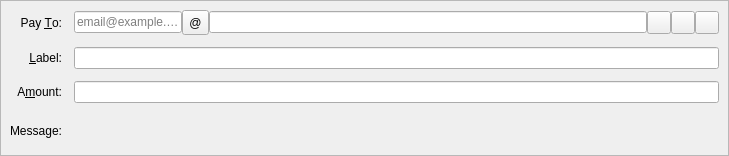
<?xml version="1.0" encoding="UTF-8"?>
<ui version="4.0">
 <class>SendCoinsEntry</class>
 <widget class="QStackedWidget" name="SendCoinsEntry">
  <property name="geometry">
   <rect>
    <x>0</x>
    <y>0</y>
    <width>729</width>
    <height>156</height>
   </rect>
  </property>
  <property name="focusPolicy">
   <enum>Qt::TabFocus</enum>
  </property>
  <property name="autoFillBackground">
   <bool>false</bool>
  </property>
  <widget class="QFrame" name="SendCoins">
   <property name="toolTip">
    <string>This is a normal payment.</string>
   </property>
   <property name="frameShape">
    <enum>QFrame::StyledPanel</enum>
   </property>
   <property name="frameShadow">
    <enum>QFrame::Sunken</enum>
   </property>
   <layout class="QGridLayout" name="gridLayout">
    <property name="spacing">
     <number>12</number>
    </property>
    <item row="0" column="0">
     <widget class="QLabel" name="payToLabel">
      <property name="text">
       <string>Pay &amp;To:</string>
      </property>
      <property name="alignment">
       <set>Qt::AlignRight|Qt::AlignTrailing|Qt::AlignVCenter</set>
      </property>
      <property name="buddy">
       <cstring>payTo</cstring>
      </property>
     </widget>
    </item>
    <item row="0" column="1">
     <layout class="QHBoxLayout" name="payToLayout">
      <property name="spacing">
       <number>0</number>
      </property>
      <item>
       <widget class="QLineEdit" name="emailedit">
        <property name="sizePolicy">
         <sizepolicy hsizetype="Fixed" vsizetype="Fixed">
          <horstretch>0</horstretch>
          <verstretch>0</verstretch>
         </sizepolicy>
        </property>
        <property name="placeholderText">
         <string>email@example.com</string>
        </property>
       </widget>
      </item>
      <item>
       <widget class="QToolButton" name="emailbtn">
        <property name="sizePolicy">
         <sizepolicy hsizetype="Fixed" vsizetype="Fixed">
          <horstretch>0</horstretch>
          <verstretch>0</verstretch>
         </sizepolicy>
        </property>
        <property name="minimumSize">
         <size>
          <width>25</width>
          <height>25</height>
         </size>
        </property>
        <property name="text">
         <string>@</string>
        </property>
        <property name="iconSize">
         <size>
          <width>25</width>
          <height>25</height>
         </size>
        </property>
       </widget>
      </item>
      <item>
       <widget class="QValidatedLineEdit" name="payTo">
        <property name="toolTip">
         <string>The Anker address to send the payment to</string>
        </property>
       </widget>
      </item>
      <item>
       <widget class="QToolButton" name="addressBookButton">
        <property name="toolTip">
         <string>Choose previously used address</string>
        </property>
        <property name="text">
         <string/>
        </property>
        <property name="icon">
         <iconset resource="../anker.qrc">
          <normaloff>:/icons/address-book</normaloff>:/icons/address-book</iconset>
        </property>
        <property name="shortcut">
         <string>Alt+A</string>
        </property>
       </widget>
      </item>
      <item>
       <widget class="QToolButton" name="pasteButton">
        <property name="toolTip">
         <string>Paste address from clipboard</string>
        </property>
        <property name="text">
         <string/>
        </property>
        <property name="icon">
         <iconset resource="../anker.qrc">
          <normaloff>:/icons/editpaste</normaloff>:/icons/editpaste</iconset>
        </property>
        <property name="shortcut">
         <string>Alt+P</string>
        </property>
       </widget>
      </item>
      <item>
       <widget class="QToolButton" name="deleteButton">
        <property name="toolTip">
         <string>Remove this entry</string>
        </property>
        <property name="text">
         <string/>
        </property>
        <property name="icon">
         <iconset resource="../anker.qrc">
          <normaloff>:/icons/remove</normaloff>:/icons/remove</iconset>
        </property>
       </widget>
      </item>
     </layout>
    </item>
    <item row="1" column="0">
     <widget class="QLabel" name="labelLabel">
      <property name="text">
       <string>&amp;Label:</string>
      </property>
      <property name="alignment">
       <set>Qt::AlignRight|Qt::AlignTrailing|Qt::AlignVCenter</set>
      </property>
      <property name="buddy">
       <cstring>addAsLabel</cstring>
      </property>
     </widget>
    </item>
    <item row="1" column="1">
     <widget class="QLineEdit" name="addAsLabel">
      <property name="toolTip">
       <string>Enter a label for this address to add it to the list of used addresses</string>
      </property>
     </widget>
    </item>
    <item row="2" column="0">
     <widget class="QLabel" name="amountLabel">
      <property name="text">
       <string>A&amp;mount:</string>
      </property>
      <property name="alignment">
       <set>Qt::AlignRight|Qt::AlignTrailing|Qt::AlignVCenter</set>
      </property>
      <property name="buddy">
       <cstring>payAmount</cstring>
      </property>
     </widget>
    </item>
    <item row="2" column="1">
     <widget class="BitcoinAmountField" name="payAmount"/>
    </item>
    <item row="3" column="0">
     <widget class="QLabel" name="messageLabel">
      <property name="text">
       <string>Message:</string>
      </property>
      <property name="alignment">
       <set>Qt::AlignRight|Qt::AlignTrailing|Qt::AlignVCenter</set>
      </property>
     </widget>
    </item>
    <item row="3" column="1">
     <widget class="QLabel" name="messageTextLabel">
      <property name="toolTip">
       <string>A message that was attached to the Anker: URI which will be stored with the transaction for your reference. Note: This message will not be sent over the Anker network.</string>
      </property>
      <property name="textFormat">
       <enum>Qt::PlainText</enum>
      </property>
     </widget>
    </item>
   </layout>
  </widget>
  <widget class="QFrame" name="SendCoins_InsecurePaymentRequest">
   <property name="palette">
    <palette>
     <active>
      <colorrole role="WindowText">
       <brush brushstyle="SolidPattern">
        <color alpha="255">
         <red>0</red>
         <green>0</green>
         <blue>0</blue>
        </color>
       </brush>
      </colorrole>
      <colorrole role="Button">
       <brush brushstyle="SolidPattern">
        <color alpha="255">
         <red>255</red>
         <green>255</green>
         <blue>127</blue>
        </color>
       </brush>
      </colorrole>
      <colorrole role="Light">
       <brush brushstyle="SolidPattern">
        <color alpha="255">
         <red>255</red>
         <green>255</green>
         <blue>255</blue>
        </color>
       </brush>
      </colorrole>
      <colorrole role="Midlight">
       <brush brushstyle="SolidPattern">
        <color alpha="255">
         <red>255</red>
         <green>255</green>
         <blue>191</blue>
        </color>
       </brush>
      </colorrole>
      <colorrole role="Dark">
       <brush brushstyle="SolidPattern">
        <color alpha="255">
         <red>127</red>
         <green>127</green>
         <blue>63</blue>
        </color>
       </brush>
      </colorrole>
      <colorrole role="Mid">
       <brush brushstyle="SolidPattern">
        <color alpha="255">
         <red>170</red>
         <green>170</green>
         <blue>84</blue>
        </color>
       </brush>
      </colorrole>
      <colorrole role="Text">
       <brush brushstyle="SolidPattern">
        <color alpha="255">
         <red>0</red>
         <green>0</green>
         <blue>0</blue>
        </color>
       </brush>
      </colorrole>
      <colorrole role="BrightText">
       <brush brushstyle="SolidPattern">
        <color alpha="255">
         <red>255</red>
         <green>255</green>
         <blue>255</blue>
        </color>
       </brush>
      </colorrole>
      <colorrole role="ButtonText">
       <brush brushstyle="SolidPattern">
        <color alpha="255">
         <red>0</red>
         <green>0</green>
         <blue>0</blue>
        </color>
       </brush>
      </colorrole>
      <colorrole role="Base">
       <brush brushstyle="SolidPattern">
        <color alpha="255">
         <red>255</red>
         <green>255</green>
         <blue>255</blue>
        </color>
       </brush>
      </colorrole>
      <colorrole role="Window">
       <brush brushstyle="SolidPattern">
        <color alpha="255">
         <red>255</red>
         <green>255</green>
         <blue>127</blue>
        </color>
       </brush>
      </colorrole>
      <colorrole role="Shadow">
       <brush brushstyle="SolidPattern">
        <color alpha="255">
         <red>0</red>
         <green>0</green>
         <blue>0</blue>
        </color>
       </brush>
      </colorrole>
      <colorrole role="AlternateBase">
       <brush brushstyle="SolidPattern">
        <color alpha="255">
         <red>255</red>
         <green>255</green>
         <blue>191</blue>
        </color>
       </brush>
      </colorrole>
      <colorrole role="ToolTipBase">
       <brush brushstyle="SolidPattern">
        <color alpha="255">
         <red>255</red>
         <green>255</green>
         <blue>220</blue>
        </color>
       </brush>
      </colorrole>
      <colorrole role="ToolTipText">
       <brush brushstyle="SolidPattern">
        <color alpha="255">
         <red>0</red>
         <green>0</green>
         <blue>0</blue>
        </color>
       </brush>
      </colorrole>
     </active>
     <inactive>
      <colorrole role="WindowText">
       <brush brushstyle="SolidPattern">
        <color alpha="255">
         <red>0</red>
         <green>0</green>
         <blue>0</blue>
        </color>
       </brush>
      </colorrole>
      <colorrole role="Button">
       <brush brushstyle="SolidPattern">
        <color alpha="255">
         <red>255</red>
         <green>255</green>
         <blue>127</blue>
        </color>
       </brush>
      </colorrole>
      <colorrole role="Light">
       <brush brushstyle="SolidPattern">
        <color alpha="255">
         <red>255</red>
         <green>255</green>
         <blue>255</blue>
        </color>
       </brush>
      </colorrole>
      <colorrole role="Midlight">
       <brush brushstyle="SolidPattern">
        <color alpha="255">
         <red>255</red>
         <green>255</green>
         <blue>191</blue>
        </color>
       </brush>
      </colorrole>
      <colorrole role="Dark">
       <brush brushstyle="SolidPattern">
        <color alpha="255">
         <red>127</red>
         <green>127</green>
         <blue>63</blue>
        </color>
       </brush>
      </colorrole>
      <colorrole role="Mid">
       <brush brushstyle="SolidPattern">
        <color alpha="255">
         <red>170</red>
         <green>170</green>
         <blue>84</blue>
        </color>
       </brush>
      </colorrole>
      <colorrole role="Text">
       <brush brushstyle="SolidPattern">
        <color alpha="255">
         <red>0</red>
         <green>0</green>
         <blue>0</blue>
        </color>
       </brush>
      </colorrole>
      <colorrole role="BrightText">
       <brush brushstyle="SolidPattern">
        <color alpha="255">
         <red>255</red>
         <green>255</green>
         <blue>255</blue>
        </color>
       </brush>
      </colorrole>
      <colorrole role="ButtonText">
       <brush brushstyle="SolidPattern">
        <color alpha="255">
         <red>0</red>
         <green>0</green>
         <blue>0</blue>
        </color>
       </brush>
      </colorrole>
      <colorrole role="Base">
       <brush brushstyle="SolidPattern">
        <color alpha="255">
         <red>255</red>
         <green>255</green>
         <blue>255</blue>
        </color>
       </brush>
      </colorrole>
      <colorrole role="Window">
       <brush brushstyle="SolidPattern">
        <color alpha="255">
         <red>255</red>
         <green>255</green>
         <blue>127</blue>
        </color>
       </brush>
      </colorrole>
      <colorrole role="Shadow">
       <brush brushstyle="SolidPattern">
        <color alpha="255">
         <red>0</red>
         <green>0</green>
         <blue>0</blue>
        </color>
       </brush>
      </colorrole>
      <colorrole role="AlternateBase">
       <brush brushstyle="SolidPattern">
        <color alpha="255">
         <red>255</red>
         <green>255</green>
         <blue>191</blue>
        </color>
       </brush>
      </colorrole>
      <colorrole role="ToolTipBase">
       <brush brushstyle="SolidPattern">
        <color alpha="255">
         <red>255</red>
         <green>255</green>
         <blue>220</blue>
        </color>
       </brush>
      </colorrole>
      <colorrole role="ToolTipText">
       <brush brushstyle="SolidPattern">
        <color alpha="255">
         <red>0</red>
         <green>0</green>
         <blue>0</blue>
        </color>
       </brush>
      </colorrole>
     </inactive>
     <disabled>
      <colorrole role="WindowText">
       <brush brushstyle="SolidPattern">
        <color alpha="255">
         <red>127</red>
         <green>127</green>
         <blue>63</blue>
        </color>
       </brush>
      </colorrole>
      <colorrole role="Button">
       <brush brushstyle="SolidPattern">
        <color alpha="255">
         <red>255</red>
         <green>255</green>
         <blue>127</blue>
        </color>
       </brush>
      </colorrole>
      <colorrole role="Light">
       <brush brushstyle="SolidPattern">
        <color alpha="255">
         <red>255</red>
         <green>255</green>
         <blue>255</blue>
        </color>
       </brush>
      </colorrole>
      <colorrole role="Midlight">
       <brush brushstyle="SolidPattern">
        <color alpha="255">
         <red>255</red>
         <green>255</green>
         <blue>191</blue>
        </color>
       </brush>
      </colorrole>
      <colorrole role="Dark">
       <brush brushstyle="SolidPattern">
        <color alpha="255">
         <red>127</red>
         <green>127</green>
         <blue>63</blue>
        </color>
       </brush>
      </colorrole>
      <colorrole role="Mid">
       <brush brushstyle="SolidPattern">
        <color alpha="255">
         <red>170</red>
         <green>170</green>
         <blue>84</blue>
        </color>
       </brush>
      </colorrole>
      <colorrole role="Text">
       <brush brushstyle="SolidPattern">
        <color alpha="255">
         <red>127</red>
         <green>127</green>
         <blue>63</blue>
        </color>
       </brush>
      </colorrole>
      <colorrole role="BrightText">
       <brush brushstyle="SolidPattern">
        <color alpha="255">
         <red>255</red>
         <green>255</green>
         <blue>255</blue>
        </color>
       </brush>
      </colorrole>
      <colorrole role="ButtonText">
       <brush brushstyle="SolidPattern">
        <color alpha="255">
         <red>127</red>
         <green>127</green>
         <blue>63</blue>
        </color>
       </brush>
      </colorrole>
      <colorrole role="Base">
       <brush brushstyle="SolidPattern">
        <color alpha="255">
         <red>255</red>
         <green>255</green>
         <blue>127</blue>
        </color>
       </brush>
      </colorrole>
      <colorrole role="Window">
       <brush brushstyle="SolidPattern">
        <color alpha="255">
         <red>255</red>
         <green>255</green>
         <blue>127</blue>
        </color>
       </brush>
      </colorrole>
      <colorrole role="Shadow">
       <brush brushstyle="SolidPattern">
        <color alpha="255">
         <red>0</red>
         <green>0</green>
         <blue>0</blue>
        </color>
       </brush>
      </colorrole>
      <colorrole role="AlternateBase">
       <brush brushstyle="SolidPattern">
        <color alpha="255">
         <red>255</red>
         <green>255</green>
         <blue>127</blue>
        </color>
       </brush>
      </colorrole>
      <colorrole role="ToolTipBase">
       <brush brushstyle="SolidPattern">
        <color alpha="255">
         <red>255</red>
         <green>255</green>
         <blue>220</blue>
        </color>
       </brush>
      </colorrole>
      <colorrole role="ToolTipText">
       <brush brushstyle="SolidPattern">
        <color alpha="255">
         <red>0</red>
         <green>0</green>
         <blue>0</blue>
        </color>
       </brush>
      </colorrole>
     </disabled>
    </palette>
   </property>
   <property name="toolTip">
    <string>This is an unverified payment request.</string>
   </property>
   <property name="autoFillBackground">
    <bool>true</bool>
   </property>
   <property name="frameShape">
    <enum>QFrame::StyledPanel</enum>
   </property>
   <property name="frameShadow">
    <enum>QFrame::Sunken</enum>
   </property>
   <layout class="QGridLayout" name="gridLayout_is">
    <property name="spacing">
     <number>12</number>
    </property>
    <item row="0" column="0">
     <widget class="QLabel" name="payToLabel_is">
      <property name="text">
       <string>Pay To:</string>
      </property>
      <property name="alignment">
       <set>Qt::AlignRight|Qt::AlignTrailing|Qt::AlignVCenter</set>
      </property>
     </widget>
    </item>
    <item row="0" column="1">
     <layout class="QHBoxLayout" name="payToLayout_is">
      <property name="spacing">
       <number>0</number>
      </property>
      <item>
       <widget class="QLabel" name="payTo_is"/>
      </item>
      <item>
       <widget class="QToolButton" name="deleteButton_is">
        <property name="toolTip">
         <string>Remove this entry</string>
        </property>
        <property name="text">
         <string/>
        </property>
        <property name="icon">
         <iconset resource="../anker.qrc">
          <normaloff>:/icons/remove</normaloff>:/icons/remove</iconset>
        </property>
       </widget>
      </item>
     </layout>
    </item>
    <item row="1" column="0">
     <widget class="QLabel" name="memoLabel_is">
      <property name="text">
       <string>Memo:</string>
      </property>
      <property name="alignment">
       <set>Qt::AlignRight|Qt::AlignTrailing|Qt::AlignVCenter</set>
      </property>
     </widget>
    </item>
    <item row="1" column="1">
     <widget class="QLabel" name="memoTextLabel_is">
      <property name="textFormat">
       <enum>Qt::PlainText</enum>
      </property>
     </widget>
    </item>
    <item row="2" column="0">
     <widget class="QLabel" name="amountLabel_is">
      <property name="text">
       <string>A&amp;mount:</string>
      </property>
      <property name="alignment">
       <set>Qt::AlignRight|Qt::AlignTrailing|Qt::AlignVCenter</set>
      </property>
      <property name="buddy">
       <cstring>payAmount_is</cstring>
      </property>
     </widget>
    </item>
    <item row="2" column="1">
     <widget class="BitcoinAmountField" name="payAmount_is">
      <property name="acceptDrops">
       <bool>false</bool>
      </property>
     </widget>
    </item>
   </layout>
  </widget>
  <widget class="QFrame" name="SendCoins_SecurePaymentRequest">
   <property name="palette">
    <palette>
     <active>
      <colorrole role="WindowText">
       <brush brushstyle="SolidPattern">
        <color alpha="255">
         <red>0</red>
         <green>0</green>
         <blue>0</blue>
        </color>
       </brush>
      </colorrole>
      <colorrole role="Button">
       <brush brushstyle="SolidPattern">
        <color alpha="255">
         <red>140</red>
         <green>232</green>
         <blue>119</blue>
        </color>
       </brush>
      </colorrole>
      <colorrole role="Light">
       <brush brushstyle="SolidPattern">
        <color alpha="255">
         <red>230</red>
         <green>255</green>
         <blue>224</blue>
        </color>
       </brush>
      </colorrole>
      <colorrole role="Midlight">
       <brush brushstyle="SolidPattern">
        <color alpha="255">
         <red>185</red>
         <green>243</green>
         <blue>171</blue>
        </color>
       </brush>
      </colorrole>
      <colorrole role="Dark">
       <brush brushstyle="SolidPattern">
        <color alpha="255">
         <red>70</red>
         <green>116</green>
         <blue>59</blue>
        </color>
       </brush>
      </colorrole>
      <colorrole role="Mid">
       <brush brushstyle="SolidPattern">
        <color alpha="255">
         <red>93</red>
         <green>155</green>
         <blue>79</blue>
        </color>
       </brush>
      </colorrole>
      <colorrole role="Text">
       <brush brushstyle="SolidPattern">
        <color alpha="255">
         <red>0</red>
         <green>0</green>
         <blue>0</blue>
        </color>
       </brush>
      </colorrole>
      <colorrole role="BrightText">
       <brush brushstyle="SolidPattern">
        <color alpha="255">
         <red>155</red>
         <green>255</green>
         <blue>147</blue>
        </color>
       </brush>
      </colorrole>
      <colorrole role="ButtonText">
       <brush brushstyle="SolidPattern">
        <color alpha="255">
         <red>0</red>
         <green>0</green>
         <blue>0</blue>
        </color>
       </brush>
      </colorrole>
      <colorrole role="Base">
       <brush brushstyle="SolidPattern">
        <color alpha="255">
         <red>119</red>
         <green>255</green>
         <blue>233</blue>
        </color>
       </brush>
      </colorrole>
      <colorrole role="Window">
       <brush brushstyle="SolidPattern">
        <color alpha="255">
         <red>140</red>
         <green>232</green>
         <blue>119</blue>
        </color>
       </brush>
      </colorrole>
      <colorrole role="Shadow">
       <brush brushstyle="SolidPattern">
        <color alpha="255">
         <red>0</red>
         <green>0</green>
         <blue>0</blue>
        </color>
       </brush>
      </colorrole>
      <colorrole role="AlternateBase">
       <brush brushstyle="SolidPattern">
        <color alpha="255">
         <red>197</red>
         <green>243</green>
         <blue>187</blue>
        </color>
       </brush>
      </colorrole>
      <colorrole role="NoRole">
       <brush brushstyle="SolidPattern">
        <color alpha="255">
         <red>125</red>
         <green>194</green>
         <blue>122</blue>
        </color>
       </brush>
      </colorrole>
      <colorrole role="ToolTipBase">
       <brush brushstyle="SolidPattern">
        <color alpha="255">
         <red>255</red>
         <green>255</green>
         <blue>220</blue>
        </color>
       </brush>
      </colorrole>
      <colorrole role="ToolTipText">
       <brush brushstyle="SolidPattern">
        <color alpha="255">
         <red>0</red>
         <green>0</green>
         <blue>0</blue>
        </color>
       </brush>
      </colorrole>
     </active>
     <inactive>
      <colorrole role="WindowText">
       <brush brushstyle="SolidPattern">
        <color alpha="255">
         <red>0</red>
         <green>0</green>
         <blue>0</blue>
        </color>
       </brush>
      </colorrole>
      <colorrole role="Button">
       <brush brushstyle="SolidPattern">
        <color alpha="255">
         <red>140</red>
         <green>232</green>
         <blue>119</blue>
        </color>
       </brush>
      </colorrole>
      <colorrole role="Light">
       <brush brushstyle="SolidPattern">
        <color alpha="255">
         <red>230</red>
         <green>255</green>
         <blue>224</blue>
        </color>
       </brush>
      </colorrole>
      <colorrole role="Midlight">
       <brush brushstyle="SolidPattern">
        <color alpha="255">
         <red>185</red>
         <green>243</green>
         <blue>171</blue>
        </color>
       </brush>
      </colorrole>
      <colorrole role="Dark">
       <brush brushstyle="SolidPattern">
        <color alpha="255">
         <red>70</red>
         <green>116</green>
         <blue>59</blue>
        </color>
       </brush>
      </colorrole>
      <colorrole role="Mid">
       <brush brushstyle="SolidPattern">
        <color alpha="255">
         <red>93</red>
         <green>155</green>
         <blue>79</blue>
        </color>
       </brush>
      </colorrole>
      <colorrole role="Text">
       <brush brushstyle="SolidPattern">
        <color alpha="255">
         <red>0</red>
         <green>0</green>
         <blue>0</blue>
        </color>
       </brush>
      </colorrole>
      <colorrole role="BrightText">
       <brush brushstyle="SolidPattern">
        <color alpha="255">
         <red>155</red>
         <green>255</green>
         <blue>147</blue>
        </color>
       </brush>
      </colorrole>
      <colorrole role="ButtonText">
       <brush brushstyle="SolidPattern">
        <color alpha="255">
         <red>0</red>
         <green>0</green>
         <blue>0</blue>
        </color>
       </brush>
      </colorrole>
      <colorrole role="Base">
       <brush brushstyle="SolidPattern">
        <color alpha="255">
         <red>119</red>
         <green>255</green>
         <blue>233</blue>
        </color>
       </brush>
      </colorrole>
      <colorrole role="Window">
       <brush brushstyle="SolidPattern">
        <color alpha="255">
         <red>140</red>
         <green>232</green>
         <blue>119</blue>
        </color>
       </brush>
      </colorrole>
      <colorrole role="Shadow">
       <brush brushstyle="SolidPattern">
        <color alpha="255">
         <red>0</red>
         <green>0</green>
         <blue>0</blue>
        </color>
       </brush>
      </colorrole>
      <colorrole role="AlternateBase">
       <brush brushstyle="SolidPattern">
        <color alpha="255">
         <red>197</red>
         <green>243</green>
         <blue>187</blue>
        </color>
       </brush>
      </colorrole>
      <colorrole role="NoRole">
       <brush brushstyle="SolidPattern">
        <color alpha="255">
         <red>125</red>
         <green>194</green>
         <blue>122</blue>
        </color>
       </brush>
      </colorrole>
      <colorrole role="ToolTipBase">
       <brush brushstyle="SolidPattern">
        <color alpha="255">
         <red>255</red>
         <green>255</green>
         <blue>220</blue>
        </color>
       </brush>
      </colorrole>
      <colorrole role="ToolTipText">
       <brush brushstyle="SolidPattern">
        <color alpha="255">
         <red>0</red>
         <green>0</green>
         <blue>0</blue>
        </color>
       </brush>
      </colorrole>
     </inactive>
     <disabled>
      <colorrole role="WindowText">
       <brush brushstyle="SolidPattern">
        <color alpha="255">
         <red>70</red>
         <green>116</green>
         <blue>59</blue>
        </color>
       </brush>
      </colorrole>
      <colorrole role="Button">
       <brush brushstyle="SolidPattern">
        <color alpha="255">
         <red>140</red>
         <green>232</green>
         <blue>119</blue>
        </color>
       </brush>
      </colorrole>
      <colorrole role="Light">
       <brush brushstyle="SolidPattern">
        <color alpha="255">
         <red>230</red>
         <green>255</green>
         <blue>224</blue>
        </color>
       </brush>
      </colorrole>
      <colorrole role="Midlight">
       <brush brushstyle="SolidPattern">
        <color alpha="255">
         <red>185</red>
         <green>243</green>
         <blue>171</blue>
        </color>
       </brush>
      </colorrole>
      <colorrole role="Dark">
       <brush brushstyle="SolidPattern">
        <color alpha="255">
         <red>70</red>
         <green>116</green>
         <blue>59</blue>
        </color>
       </brush>
      </colorrole>
      <colorrole role="Mid">
       <brush brushstyle="SolidPattern">
        <color alpha="255">
         <red>93</red>
         <green>155</green>
         <blue>79</blue>
        </color>
       </brush>
      </colorrole>
      <colorrole role="Text">
       <brush brushstyle="SolidPattern">
        <color alpha="255">
         <red>70</red>
         <green>116</green>
         <blue>59</blue>
        </color>
       </brush>
      </colorrole>
      <colorrole role="BrightText">
       <brush brushstyle="SolidPattern">
        <color alpha="255">
         <red>155</red>
         <green>255</green>
         <blue>147</blue>
        </color>
       </brush>
      </colorrole>
      <colorrole role="ButtonText">
       <brush brushstyle="SolidPattern">
        <color alpha="255">
         <red>70</red>
         <green>116</green>
         <blue>59</blue>
        </color>
       </brush>
      </colorrole>
      <colorrole role="Base">
       <brush brushstyle="SolidPattern">
        <color alpha="255">
         <red>140</red>
         <green>232</green>
         <blue>119</blue>
        </color>
       </brush>
      </colorrole>
      <colorrole role="Window">
       <brush brushstyle="SolidPattern">
        <color alpha="255">
         <red>140</red>
         <green>232</green>
         <blue>119</blue>
        </color>
       </brush>
      </colorrole>
      <colorrole role="Shadow">
       <brush brushstyle="SolidPattern">
        <color alpha="255">
         <red>0</red>
         <green>0</green>
         <blue>0</blue>
        </color>
       </brush>
      </colorrole>
      <colorrole role="AlternateBase">
       <brush brushstyle="SolidPattern">
        <color alpha="255">
         <red>140</red>
         <green>232</green>
         <blue>119</blue>
        </color>
       </brush>
      </colorrole>
      <colorrole role="NoRole">
       <brush brushstyle="SolidPattern">
        <color alpha="255">
         <red>125</red>
         <green>194</green>
         <blue>122</blue>
        </color>
       </brush>
      </colorrole>
      <colorrole role="ToolTipBase">
       <brush brushstyle="SolidPattern">
        <color alpha="255">
         <red>255</red>
         <green>255</green>
         <blue>220</blue>
        </color>
       </brush>
      </colorrole>
      <colorrole role="ToolTipText">
       <brush brushstyle="SolidPattern">
        <color alpha="255">
         <red>0</red>
         <green>0</green>
         <blue>0</blue>
        </color>
       </brush>
      </colorrole>
     </disabled>
    </palette>
   </property>
   <property name="toolTip">
    <string>This is a verified payment request.</string>
   </property>
   <property name="autoFillBackground">
    <bool>true</bool>
   </property>
   <property name="frameShape">
    <enum>QFrame::StyledPanel</enum>
   </property>
   <property name="frameShadow">
    <enum>QFrame::Sunken</enum>
   </property>
   <layout class="QGridLayout" name="gridLayout_s">
    <property name="spacing">
     <number>12</number>
    </property>
    <item row="0" column="0">
     <widget class="QLabel" name="payToLabel_s">
      <property name="text">
       <string>Pay To:</string>
      </property>
      <property name="alignment">
       <set>Qt::AlignRight|Qt::AlignTrailing|Qt::AlignVCenter</set>
      </property>
     </widget>
    </item>
    <item row="0" column="1">
     <layout class="QHBoxLayout" name="payToLayout_s">
      <property name="spacing">
       <number>0</number>
      </property>
      <item>
       <widget class="QLabel" name="payTo_s">
        <property name="textFormat">
         <enum>Qt::PlainText</enum>
        </property>
       </widget>
      </item>
      <item>
       <widget class="QToolButton" name="deleteButton_s">
        <property name="toolTip">
         <string>Remove this entry</string>
        </property>
        <property name="text">
         <string/>
        </property>
        <property name="icon">
         <iconset resource="../anker.qrc">
          <normaloff>:/icons/remove</normaloff>:/icons/remove</iconset>
        </property>
       </widget>
      </item>
     </layout>
    </item>
    <item row="1" column="0">
     <widget class="QLabel" name="memoLabel_s">
      <property name="text">
       <string>Memo:</string>
      </property>
      <property name="alignment">
       <set>Qt::AlignRight|Qt::AlignTrailing|Qt::AlignVCenter</set>
      </property>
     </widget>
    </item>
    <item row="1" column="1">
     <widget class="QLabel" name="memoTextLabel_s">
      <property name="textFormat">
       <enum>Qt::PlainText</enum>
      </property>
     </widget>
    </item>
    <item row="2" column="0">
     <widget class="QLabel" name="amountLabel_s">
      <property name="text">
       <string>A&amp;mount:</string>
      </property>
      <property name="alignment">
       <set>Qt::AlignRight|Qt::AlignTrailing|Qt::AlignVCenter</set>
      </property>
      <property name="buddy">
       <cstring>payAmount_s</cstring>
      </property>
     </widget>
    </item>
    <item row="2" column="1">
     <widget class="BitcoinAmountField" name="payAmount_s">
      <property name="acceptDrops">
       <bool>false</bool>
      </property>
     </widget>
    </item>
   </layout>
  </widget>
 </widget>
 <customwidgets>
  <customwidget>
   <class>QValidatedLineEdit</class>
   <extends>QLineEdit</extends>
   <header>qvalidatedlineedit.h</header>
  </customwidget>
  <customwidget>
   <class>BitcoinAmountField</class>
   <extends>QLineEdit</extends>
   <header>bitcoinamountfield.h</header>
   <container>1</container>
  </customwidget>
 </customwidgets>
 <tabstops>
  <tabstop>payTo</tabstop>
  <tabstop>addressBookButton</tabstop>
  <tabstop>pasteButton</tabstop>
  <tabstop>deleteButton</tabstop>
  <tabstop>addAsLabel</tabstop>
  <tabstop>payAmount</tabstop>
  <tabstop>payAmount_is</tabstop>
  <tabstop>deleteButton_is</tabstop>
  <tabstop>payAmount_s</tabstop>
  <tabstop>deleteButton_s</tabstop>
 </tabstops>
 <resources>
  <include location="../anker.qrc"/>
 </resources>
 <connections/>
</ui>
